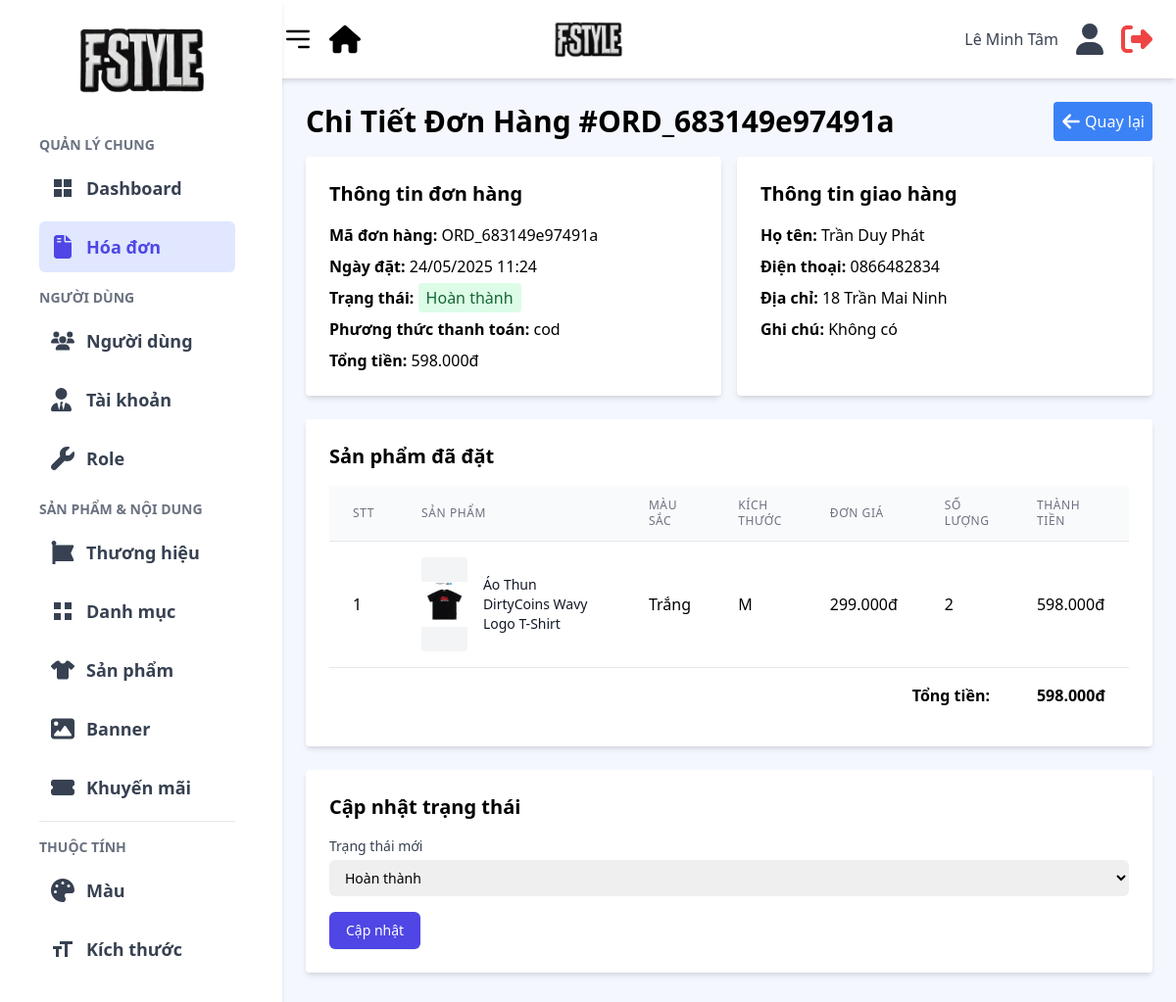
The page /admin/views/invoice/detail.php?id=ORD_683149e97491a (signed in) on the database its author committed.
### tables this page shows
CREATE TABLE `order` (
  `order_id` varchar(50) NOT NULL,
  `customer_id` varchar(50) NOT NULL,
  `shipping_address` varchar(255) DEFAULT NULL,
  `discount_amount` decimal(10,2) NOT NULL DEFAULT 0.00,
  `total_amount` decimal(10,2) NOT NULL DEFAULT 0.00,
  `promotion` varchar(50) DEFAULT NULL,
  `status` varchar(255) NOT NULL DEFAULT 'pending',
  `payment_method` varchar(50) DEFAULT NULL,
  `note` text DEFAULT NULL,
  `created_at` datetime DEFAULT current_timestamp()
);

CREATE TABLE `customer` (
  `customer_id` varchar(50) NOT NULL,
  `email` varchar(255) NOT NULL,
  `password` varchar(255) NOT NULL,
  `full_name` varchar(255) NOT NULL,
  `phone` varchar(20) DEFAULT NULL,
  `address` text DEFAULT NULL,
  `status` tinyint(1) DEFAULT 1,
  `is_verified` tinyint(1) DEFAULT 0,
  `verify_code` varchar(255) DEFAULT NULL
);

CREATE TABLE `order_detail` (
  `order_detail_id` char(36) NOT NULL,
  `order_id` char(36) NOT NULL,
  `variant_id` char(36) NOT NULL,
  `quantity` int(11) NOT NULL,
  `unit_price` decimal(10,2) NOT NULL
);

CREATE TABLE `product_images` (
  `image_id` varchar(36) NOT NULL,
  `product_id` varchar(36) DEFAULT NULL,
  `image_url` text DEFAULT NULL,
  `position` int(11) DEFAULT NULL,
  `status` tinyint(4) DEFAULT 1,
  `is_main` tinyint(1) DEFAULT 0
);

CREATE TABLE `product` (
  `product_id` varchar(50) NOT NULL,
  `product_name` varchar(255) NOT NULL,
  `product_slug` varchar(255) NOT NULL,
  `description` text DEFAULT NULL,
  `original_price` decimal(10,2) NOT NULL,
  `discount_price` decimal(10,2) DEFAULT NULL,
  `brand_id` varchar(50) DEFAULT NULL,
  `category_id` varchar(50) DEFAULT NULL,
  `created_at` datetime NOT NULL,
  `status` tinyint(1) DEFAULT 1 COMMENT '0: Coming Soon, 1: On Sale, 2: Out of Stock'
);

CREATE TABLE `color` (
  `color_id` varchar(50) NOT NULL,
  `color_name` varchar(50) NOT NULL,
  `color_code` varchar(20) DEFAULT NULL,
  `status` tinyint(4) DEFAULT 1
);

CREATE TABLE `sizes` (
  `size_id` varchar(50) NOT NULL,
  `size_name` varchar(50) NOT NULL
);

### model/orderModel.php (called while the page is built, shortened)
<?php
class OrderModel {
    private $conn;
    public function __construct($conn) {
        $this->conn = $conn;
    }
    public function getOrder($order_id) {
        $stmt = $this->conn->prepare("
            SELECT *, o.status as order_status
            FROM `order` o
            LEFT JOIN customer c ON o.customer_id = c.customer_id
            WHERE o.order_id = ?
        ");
        $stmt->bind_param("s", $order_id);
        $stmt->execute();
        return $stmt->get_result()->fetch_assoc();
    }
    public function getOrderDetails($order_id) {
        $stmt = $this->conn->prepare("
            SELECT od.*, p.product_name, c.color_name, s.size_name, pi.image_url AS image_url
            FROM order_detail od
            LEFT JOIN product_variants pv ON od.variant_id = pv.variant_id
            LEFT JOIN color c ON pv.color_id = c.color_id
            LEFT JOIN sizes s ON pv.size_id = s.size_id
            LEFT JOIN product p ON pv.product_id = p.product_id
            LEFT JOIN product_images pi ON p.product_id = pi.product_id AND pi.is_main = 1
            WHERE od.order_id = ?
        ");
        $stmt->bind_param("s", $order_id);
        $stmt->execute();
        return $stmt->get_result()->fetch_all(MYSQLI_ASSOC);
    }
}
?>

### admin/views/invoice/detail.php (the view, shortened to what this page needs)
<?php
include("../../includes/header.php");
require_once('../../../includes/db.php');
require_once('../../../model/orderModel.php');
$order_id = $_GET['id'] ?? '';
$orderModel = new OrderModel($conn);
$order = $orderModel->getOrder($order_id);
$orderDetails = $orderModel->getOrderDetails($order_id);
?>
<main class="container mx-auto p-6">
    <div class="flex justify-between items-center mb-4">
        <h1 class="text-3xl font-bold">Chi Tiết Đơn Hàng #<?= $order_id ?></h1>
        <div class="inline-flex gap-2">
            <a href="index.php" class="bg-blue-500 hover:bg-blue-600 text-white p-2 rounded flex items-center"
                title="Quay lại">
                <span class="hidden md:inline-block">Quay lại</span>
            </a>
        </div>
    </div>
    <div class="grid grid-cols-1 md:grid-cols-2 gap-4 mb-6">
        <div class="bg-white shadow-md rounded p-6">
            <h2 class="text-xl font-semibold mb-4">Thông tin đơn hàng</h2>
            <div class="space-y-2">
                <p><strong>Mã đơn hàng:</strong> <?= $order['order_id'] ?></p>
                <p><strong>Ngày đặt:</strong> <?= date('d/m/Y H:i', strtotime($order['created_at'])) ?></p>
                <p><strong>Trạng thái:</strong>
                    <span class="px-2 py-1 rounded <?= getStatusBadgeClass($order['order_status']) ?>">
                        <?= getStatusText($order['order_status']) ?>
                    </span>
                </p>
                <p><strong>Phương thức thanh toán:</strong> <?= $order['payment_method'] ?></p>
                <p><strong>Tổng tiền:</strong> <?= number_format($order['total_amount'], 0, ',', '.') ?>đ</p>
            </div>
        </div>
        <div class="bg-white shadow-md rounded p-6">
            <h2 class="text-xl font-semibold mb-4">Thông tin giao hàng</h2>
            <div class="space-y-2">
                <p><strong>Họ tên:</strong> <?= $order['full_name'] ?></p>
                <p><strong>Điện thoại:</strong> <?= $order['phone'] ?></p>
                <p><strong>Địa chỉ:</strong> <?= $order['address'] ?></p>
                <p><strong>Ghi chú:</strong> <?= $order['note'] ?: 'Không có' ?></p>
            </div>
        </div>
    </div>
    <div class="bg-white shadow-md rounded p-6 mb-6">
        <h2 class="text-xl font-semibold mb-4">Sản phẩm đã đặt</h2>
        <div class="overflow-x-auto">
            <table class="min-w-full divide-y divide-gray-200">
                <thead class="bg-gray-50">
                    <tr>
                        <th class="px-6 py-3 text-left text-xs font-medium text-gray-500 uppercase tracking-wider">STT
                        </th>
                        <th class="px-6 py-3 text-left text-xs font-medium text-gray-500 uppercase tracking-wider">Sản
                            phẩm</th>
                        <th class="px-6 py-3 text-left text-xs font-medium text-gray-500 uppercase tracking-wider">Màu
                            sắc</th>
                        <th class="px-6 py-3 text-left text-xs font-medium text-gray-500 uppercase tracking-wider">Kích
                            thước</th>
                        <th class="px-6 py-3 text-left text-xs font-medium text-gray-500 uppercase tracking-wider">Đơn
                            giá</th>
                        <th class="px-6 py-3 text-left text-xs font-medium text-gray-500 uppercase tracking-wider">Số
                            lượng</th>
                        <th class="px-6 py-3 text-left text-xs font-medium text-gray-500 uppercase tracking-wider">Thành
                            tiền</th>
                    </tr>
                </thead>
                <tbody class="bg-white divide-y divide-gray-200">
                    <?php foreach ($orderDetails as $index => $detail): ?>
                    <tr>
                        <td class="px-6 py-4 whitespace-nowrap"><?= $index + 1 ?></td>
                        <td class="px-6 py-4">
                            <div class="flex items-center">
                                <div
                                    class="w-24 h-24 bg-gray-100 rounded overflow-hidden flex items-center justify-center mr-4">
                                    <img src="../../uploads/products/<?= htmlspecialchars($detail['image_url']) ?>"
                                        alt="<?= htmlspecialchars($detail['product_name']) ?>"
                                        class="object-contain w-full h-full transition-transform duration-300 hover:scale-105">
                                </div>
                                <div>
                                    <div class="text-sm font-medium text-gray-900"><?= $detail['product_name'] ?></div>
                                </div>
                            </div>
                        </td>
                        <td class="px-6 py-4 whitespace-nowrap"><?= $detail['color_name'] ?></td>
                        <td class="px-6 py-4 whitespace-nowrap"><?= $detail['size_name'] ?></td>
                        <td class="px-6 py-4 whitespace-nowrap">
                            <?= number_format($detail['unit_price'], 0, ',', '.') ?>đ</td>
                        <td class="px-6 py-4 whitespace-nowrap"><?= $detail['quantity'] ?></td>
                        <td class="px-6 py-4 whitespace-nowrap">
                            <?= number_format($detail['unit_price'] * $detail['quantity'], 0, ',', '.') ?>đ</td>
                    </tr>
                    <?php endforeach; ?>
                </tbody>
                <tfoot>
                    <tr>
                        <td colspan="6" class="px-6 py-4 text-right font-semibold">Tổng tiền:</td>
                        <td class="px-6 py-4 whitespace-nowrap font-semibold">
                            <?= number_format($order['total_amount'], 0, ',', '.') ?>đ</td>
                    </tr>
                </tfoot>
            </table>
        </div>
    </div>
    <div class="bg-white shadow-md rounded p-6">
        <h2 class="text-xl font-semibold mb-4">Cập nhật trạng thái</h2>
        <form method="POST" class="space-y-4">
            <div>
                <label for="status" class="block text-sm font-medium text-gray-700">Trạng thái mới</label>
                <select id="status" name="status" required
                    class="mt-1 block w-full pl-3 pr-10 py-2 text-base border-gray-300 focus:outline-none focus:ring-indigo-500 focus:border-indigo-500 sm:text-sm rounded-md">
                    <option value="completed" <?= $order['order_status'] == 'completed' ? 'selected' : '' ?>>Hoàn thành
                    </option>
                </select>
            </div>
            <button type="submit"
                class="inline-flex justify-center py-2 px-4 border border-transparent shadow-sm text-sm font-medium rounded-md text-white bg-indigo-600 hover:bg-indigo-700 focus:outline-none focus:ring-2 focus:ring-offset-2 focus:ring-indigo-500">
                Cập nhật
            </button>
        </form>
    </div>
</main>
<?php
include('../../includes/footer.php');
function getStatusBadgeClass($status) {
    switch ($status) {
        case 'completed':
            return 'bg-green-100 text-green-800';
    }
}
function getStatusText($status) {
    switch ($status) {
        case 'completed':
            return 'Hoàn thành';
    }
}
?>

### rows shown on the page
order: order_id "ORD_683149e97491a", created_at "24/05/2025 11:24", status "Hoàn thành", payment_method "cod", total_amount "598.000", customer.full_name "Trần Duy Phát", customer.phone "0866482834", customer.address "18 Trần Mai Ninh", note "Không có"
order_detail: product_images.image_url (picture), product.product_name "Áo Thun DirtyCoins Wavy Logo T-Shirt", color.color_name "Trắng", sizes.size_name "M", unit_price "299.000", quantity "2", $detail['unit_price'] * $detail['quantity'] "598.000"

### other values the page prints
$adminName "Lê Minh Tâm"
$order_id "ORD_683149e97491a"
